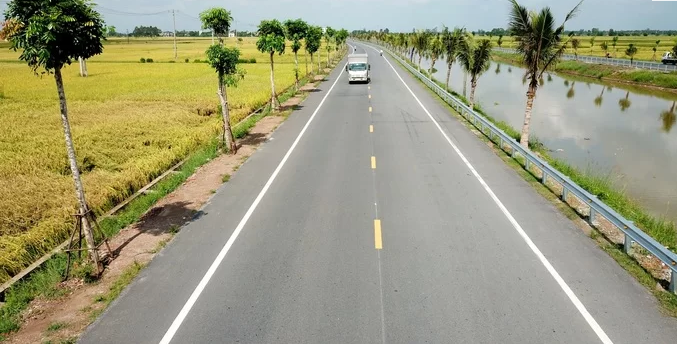
#> input picture XLA/xu ly anh/bai tap/b7/anh_hough.png, 677 x 344 px, found by its file name
$ python thuvien.py
#> lines starting #> are read from the running program, lines starting #| are printed output that depends on the picture; after the words box and inside, x2 and y2 are one past the last pixel; in counts of white or black regions, pixels touching at a corner belong together
import cv2
import numpy as np

# Đọc ảnh từ đường dẫn
img = cv2.imread("D:\\Ky 2 nam 3\\xu ly anh\\bai tap\\b7\\anh_hough.png")
#> img is the input picture: shape (344, 677, 3); mean B, G, R 124.4, 154.1, 155.4

# Chuyển ảnh màu sang ảnh xám
img_gray = cv2.cvtColor(img, cv2.COLOR_BGR2GRAY)
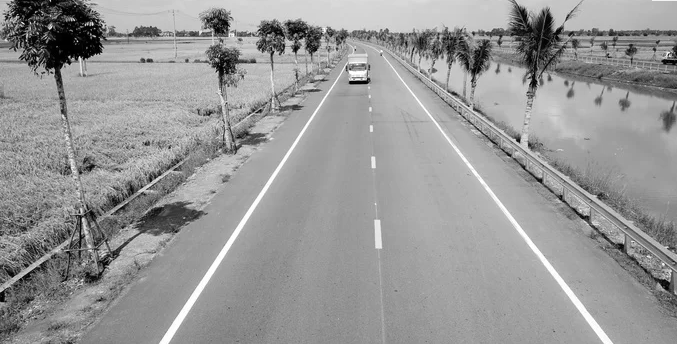
#> img_gray: shape (344, 677); min 0, max 255, mean 151.1

# Làm mờ ảnh bằng bộ lọc Gaussian
img_blur = cv2.GaussianBlur(img_gray, (5, 5), 0)

# Phát hiện biên bằng phương pháp Canny
edges = cv2.Canny(img_blur, 50, 150)
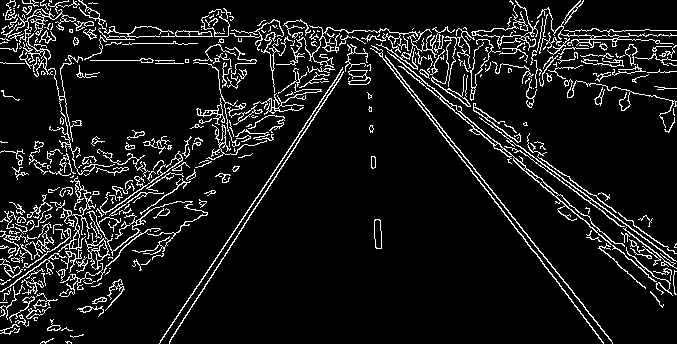
#> edges: shape (344, 677); 9.1% white in thin lines or dots

# Tạo mặt nạ ROI
mask = np.zeros_like(edges)
height, width = mask.shape
#> height = 344; width = 677
polygon = np.array([[(0, height), (width, height), (width, height//2), (0, height//2)]])
cv2.fillPoly(mask, polygon, 255)
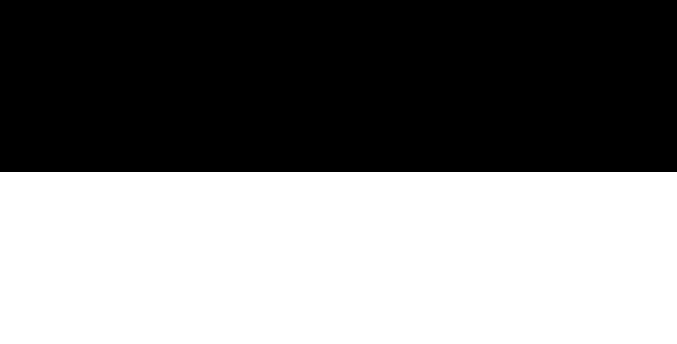
#> mask: shape (344, 677); 50% white; 1 white region, box (x1, y1, x2, y2) and area: (0, 172, 677, 344) 116444

# Áp dụng mặt nạ ROI
roi = cv2.bitwise_and(edges, mask)
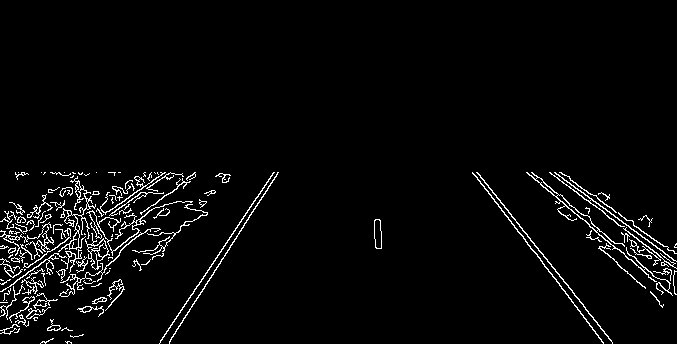
#> roi: shape (344, 677); 3.4% white in thin lines or dots, all inside (x1, y1, x2, y2) = (0, 172, 677, 344)

# Biến đổi Hough Line
lines = cv2.HoughLinesP(roi, 2, np.pi/180, 100, np.array([]), minLineLength=40, maxLineGap=5)
#> lines = 35 rows, first 6: [526, 172, 648, 274], [472, 173, 595, 331], [480, 177, 608, 336], [116, 193, 170, 193], [35, 248, 80, 248], [61, 236, 104, 236]

# Vẽ các đường biên lên ảnh gốc
if lines is not None:
    for line in lines:
        x1, y1, x2, y2 = line[0]
        cv2.line(img, (x1, y1), (x2, y2), (0, 0, 255), 2)
#> this loop made 35 passes
#> (x1, y1, x2, y2) on passes 1 to 12: (526, 172, 648, 274), (472, 173, 595, 331), (480, 177, 608, 336), (116, 193, 170, 193), (35, 248, 80, 248), (61, 236, 104, 236), (80, 212, 128, 212), (2, 220, 45, 220), (5, 217, 50, 217), (554, 172, 671, 257), (78, 265, 120, 232), (2, 284, 87, 224)
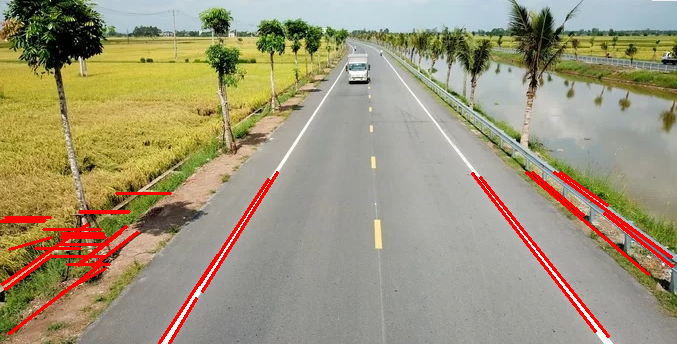
#> img: shape (344, 677, 3); 3.27% of pixels changed, all inside (x1, y1, x2, y2) = (0, 171, 674, 344)

# Hiển thị ảnh
cv2.imshow("Image", img)
cv2.waitKey(0)
cv2.destroyAllWindows()

$ run again, with XLA/xu ly anh/bai tap/b7/lane.png copied over XLA/xu ly anh/bai tap/b7/anh_hough.png
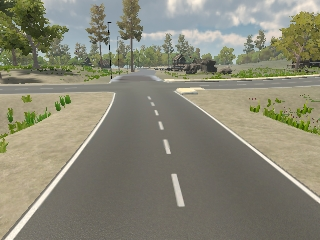
#> input picture XLA/xu ly anh/bai tap/b7/lane.png, 320 x 240 px, found by its file name
#> img is the input picture: shape (240, 320, 3); mean B, G, R 117.5, 135.2, 136.6
#> `edges = cv2.Canny(img_blur, 50, 150)`:
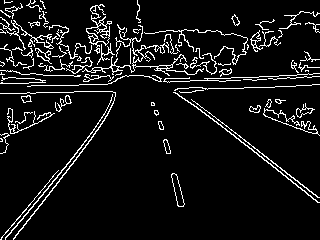
#> edges: shape (240, 320); 7.8% white in thin lines or dots
#> mask: shape (240, 320); 50% white; 1 white region, box (x1, y1, x2, y2) and area: (0, 120, 320, 240) 38400
#> roi: shape (240, 320); 1.6% white in thin lines or dots, all inside (x1, y1, x2, y2) = (0, 120, 320, 240)
#> lines = [[216, 121, 313, 199], [222, 122, 318, 197], [5, 239, 94, 129], [23, 227, 104, 120], [0, 239, 58, 170]]
#> the loop `for line in lines:` made 5 passes
#> after the loop `for line in lines:`:
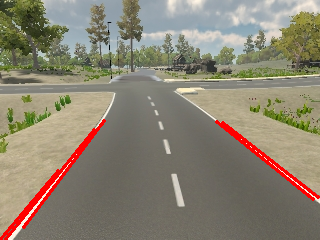
#> img: shape (240, 320, 3); 2.58% of pixels changed, all inside (x1, y1, x2, y2) = (0, 119, 320, 240)
